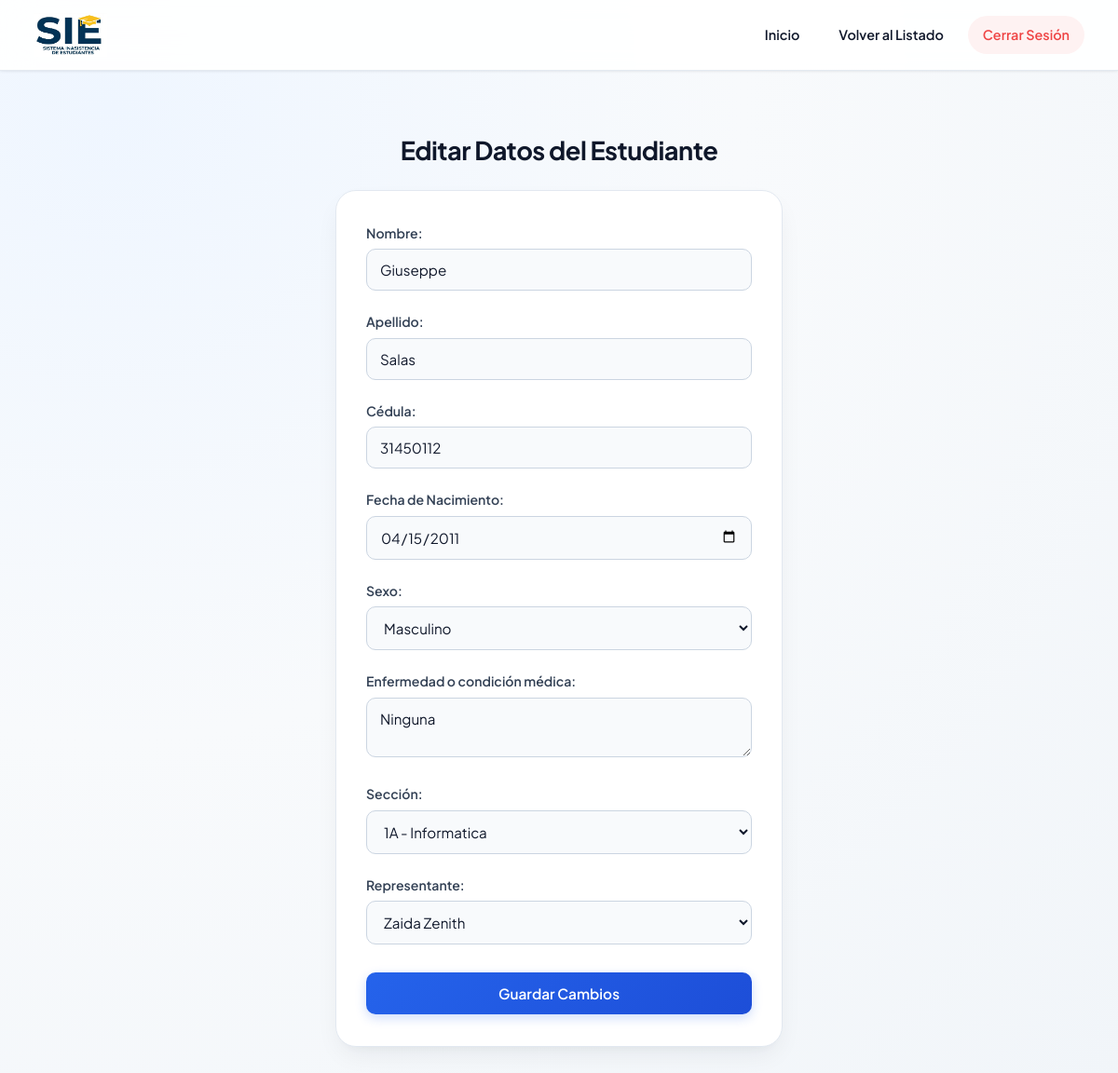
Screenshot of /visual/editar_estudiante.php?id=7 (signed in) with the database file from the repository.
### tables this page shows
CREATE TABLE `estudiantes` (
  `id_estudiante` int(11) NOT NULL AUTO_INCREMENT,
  `nombre` varchar(100) NOT NULL,
  `apellido` varchar(100) NOT NULL,
  `cedula` varchar(20) NOT NULL,
  `fecha_nacimiento` date DEFAULT NULL,
  `sexo` varchar(50) DEFAULT NULL,
  `enfermedad_condicion` text DEFAULT NULL,
  `id_seccion` int(11) DEFAULT NULL,
  `id_representante` int(11) DEFAULT NULL,
  `id_periodo` int(11) DEFAULT NULL,
  PRIMARY KEY (`id_estudiante`),
  KEY `fk_estudiantes_seccion` (`id_seccion`),
  KEY `fk_estudiantes_representante` (`id_representante`),
  KEY `fk_estudiantes_periodo` (`id_periodo`),
  CONSTRAINT `fk_estudiantes_periodo` FOREIGN KEY (`id_periodo`) REFERENCES `periodos_academicos` (`id_periodo`) ON DELETE SET NULL ON UPDATE CASCADE,
  CONSTRAINT `fk_estudiantes_representante` FOREIGN KEY (`id_representante`) REFERENCES `representantes` (`id_representante`) ON DELETE SET NULL ON UPDATE CASCADE,
  CONSTRAINT `fk_estudiantes_seccion` FOREIGN KEY (`id_seccion`) REFERENCES `secciones` (`id_seccion`) ON DELETE SET NULL ON UPDATE CASCADE
);

### visual/editar_estudiante.php (the view, shortened to what this page needs)
<?php
require_once __DIR__ . '/../config/conexion.php';
$id = intval($_GET['id'] ?? 0);
$stmt = $conn->prepare("SELECT * FROM estudiantes WHERE id_estudiante = ?");
$stmt->bind_param("i", $id);
$stmt->execute();
$resultado = $stmt->get_result();
$row = $resultado->fetch_assoc();
$result_rep = $conn->query("SELECT id_representante, nombre, apellido FROM representantes ORDER BY apellido, nombre");
$result_sec = $conn->query("
    SELECT s.id_seccion, s.nombre_seccion, m.nombre_materia
    FROM secciones s
    LEFT JOIN materias m ON s.id_materia = m.id_materia
    ORDER BY s.nombre_seccion
");
?>
<!DOCTYPE html>
<html lang="es">
<head>
    <link rel="stylesheet" href="../css/estilos.css">
</head>
<body>
    <header class="header-fijo">
        <div class="logo">
            <img src="logo.png" alt="Logo">
        </div>
        <nav>
            <ul>
                <li><a href="../api/dashboard.php">Inicio</a></li>
                <li><a href="estudiantes.php">Volver al Listado</a></li>
                <li><a href="../api/logout.php">Cerrar Sesión</a></li>
            </ul>
        </nav>
    </header>
    <main style="margin-top: 120px; padding: 20px; text-align: center;">
        <h2>Editar Datos del Estudiante</h2>
        <form action="../api/actualizar.php" method="POST">
            <div>
                <label for="nombre">Nombre:</label>
                <input type="text" id="nombre" name="nombre" value="<?php echo htmlspecialchars($row['nombre']); ?>" required>
            </div>
            <div>
                <label for="apellido">Apellido:</label>
                <input type="text" id="apellido" name="apellido" value="<?php echo htmlspecialchars($row['apellido']); ?>" required>
            </div>
            <div>
                <label for="cedula">Cédula:</label>
                <input type="text" id="cedula" name="cedula" value="<?php echo htmlspecialchars($row['cedula']); ?>" required>
            </div>
            <div>
                <label for="fecha_nacimiento">Fecha de Nacimiento:</label>
                <input type="date" id="fecha_nacimiento" name="fecha_nacimiento" value="<?php echo htmlspecialchars($row['fecha_nacimiento'] ?? ''); ?>">
            </div>
            <div>
                <label for="sexo">Sexo:</label>
                <select id="sexo" name="sexo">
                    <option value="Masculino" <?php echo ($row['sexo'] === 'Masculino') ? 'selected' : ''; ?>>Masculino</option>
                </select>
            </div>
            <div>
                <label for="enfermedad_condicion">Enfermedad o condición médica:</label>
                <textarea id="enfermedad_condicion" name="enfermedad_condicion" rows="2"><?php echo htmlspecialchars($row['enfermedad_condicion'] ?? 'Ninguna'); ?></textarea>
            </div>
            <div>
                <label for="id_seccion">Sección:</label>
                <select id="id_seccion" name="id_seccion" required>
                    <?php
                    if ($result_sec) {
                        while ($sec = $result_sec->fetch_assoc()) {
                            $selected = ((int) $sec['id_seccion'] === (int) $row['id_seccion']) ? 'selected' : '';
                            $label = $sec['nombre_seccion'] . (!empty($sec['nombre_materia']) ? ' - ' . $sec['nombre_materia'] : '');
                            echo "<option value='" . (int) $sec['id_seccion'] . "' $selected>" . htmlspecialchars($label) . "</option>";
                        }
                    }
                    ?>
                </select>
            </div>
            <div>
                <label for="id_representante">Representante:</label>
                <select id="id_representante" name="id_representante" required>
                    <?php
                    if ($result_rep) {
                        while ($rep = $result_rep->fetch_assoc()) {
                            $selected = ((int) $rep['id_representante'] === (int) $row['id_representante']) ? 'selected' : '';
                            $nombre_completo = htmlspecialchars(trim($rep['nombre'] . ' ' . $rep['apellido']));
                            echo "<option value='" . (int) $rep['id_representante'] . "' $selected>" . $nombre_completo . "</option>";
                        }
                    }
                    ?>
                </select>
            </div>
            <button type="submit">Guardar Cambios</button>
        </form>
    </main>
</body>
</html>

### css/estilos.css (style rules this page uses)
:root { --primary: #2563eb; --primary-hover: #1d4ed8; --primary-soft: #eff6ff; --secondary: #0f172a; --success: #10b981; --success-hover: #059669; --success-soft: #ecfdf5; --warning: #f59e0b; --warning-hover: #d97706; --warning-soft: #fffbeb; --danger: #ef4444; --danger-hover: #dc2626; --danger-soft: #fef2f2; --bg-main: #f8fafc; --bg-gradient: radial-gradient(circle at 10% 10%, #eff6ff 0%, #f8fafc 45%, #f1f5f9 100%); --surface: #ffffff; --text-main: #0f172a; --text-muted: #64748b; --border-color: #e2e8f0; --radius-sm: 10px; --radius-md: 16px; --radius-lg: 22px; --shadow-sm: 0 1px 3px rgba(15, 23, 42, 0.05), 0 1px 2px rgba(15, 23, 42, 0.03); --shadow-md: 0 12px 28px -6px rgba(15, 23, 42, 0.07), 0 8px 12px -6px rgba(15, 23, 42, 0.04); --shadow-lg: 0 22px 40px -12px rgba(37, 99, 235, 0.16), 0 12px 18px -6px rgba(15, 23, 42, 0.05); }
* { box-sizing: border-box; }
html { scroll-behavior: smooth; }
body { font-family: 'Plus Jakarta Sans', 'Segoe UI', system-ui, -apple-system, sans-serif; background: var(--bg-gradient); background-attachment: fixed; color: var(--text-main); margin: 0; padding: 0; line-height: 1.6; min-height: 100vh; -webkit-font-smoothing: antialiased; }
.header-fijo { position: fixed; top: 0; left: 0; width: 100%; height: 76px; display: flex; justify-content: space-between; align-items: center; gap: 20px; background: rgba(255, 255, 255, 0.9); backdrop-filter: blur(16px); -webkit-backdrop-filter: blur(16px); padding: 10px 36px; border-bottom: 1px solid rgba(226, 232, 240, 0.9); box-shadow: var(--shadow-sm); z-index: 1000; }
.logo { display: flex; align-items: center; gap: 12px; }
.logo img { height: 48px; width: auto; object-fit: contain; transition: transform 0.2s ease; }
nav { display: flex; justify-content: flex-end; align-items: center; gap: 10px; }
nav ul { display: flex; align-items: center; list-style: none; margin: 0; padding: 0; gap: 10px; }
nav ul li { margin: 0; }
nav ul li a, nav > a { text-decoration: none; color: var(--text-main); font-weight: 600; font-size: 0.9rem; padding: 9px 16px; border-radius: 999px; transition: all 0.2s ease; display: inline-flex; align-items: center; gap: 6px; }
nav ul li a[href*="logout.php"], nav > a[href*="iniciar_sesion"], nav > a[href*="login_profesor"] { background: var(--primary-soft); color: var(--primary); }
nav ul li a[href*="logout.php"] { background: var(--danger-soft); color: var(--danger) !important; }
main, .form { margin-top: 108px; padding: 24px 20px 60px; text-align: center; }
h1, h2, h3 { color: var(--secondary); font-weight: 700; letter-spacing: -0.02em; }
h2 { font-size: 1.7rem; margin: 0 auto 12px auto; display: block; width: auto; }
form { background-color: var(--surface); padding: 34px 32px; border-radius: var(--radius-lg); border: 1px solid var(--border-color); box-shadow: var(--shadow-md); width: 100%; max-width: 480px; margin: 20px auto; text-align: left; }
form div { margin-bottom: 16px; }
label { display: block; margin-bottom: 6px; color: #334155; font-size: 0.88rem; font-weight: 600; }
input, select, textarea { width: 100%; padding: 12px 14px; margin-bottom: 6px; border: 1px solid #cbd5e1; border-radius: var(--radius-sm); background-color: #f8fafc; color: var(--text-main); font-family: inherit; font-size: 0.95rem; transition: all 0.2s ease; }
button, .btn-ingresar, .btn-guardar, .btn-activar { width: 100%; padding: 13px 20px; background: linear-gradient(135deg, var(--primary) 0%, var(--primary-hover) 100%); color: #ffffff; border: none; border-radius: var(--radius-sm); cursor: pointer; font-family: inherit; font-size: 0.96rem; font-weight: 600; text-decoration: none; display: inline-flex; justify-content: center; align-items: center; gap: 8px; box-shadow: 0 4px 12px rgba(37, 99, 235, 0.22); transition: all 0.2s ease; margin-top: 8px; }

### rows the page displays
estudiantes: nombre "Giuseppe", apellido "Salas", cedula "31450112", fecha_nacimiento "04/15/2011", sexo "Masculino", enfermedad_condicion "Ninguna"

### other values shown
form field id_seccion "1A - Informatica"
form field id_representante "Zaida Zenith"
